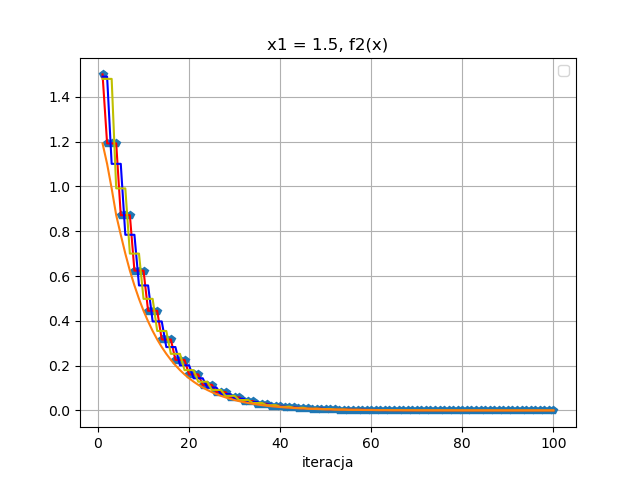

Here is the Python script that generated this plot:
import numpy as np		# importowanie przydatnych modulow
import matplotlib.pyplot as plt

fig = plt.figure()	# stworzenie domyslnego obiektu figure

file = "fun2_zad1.txt"	# wczytanie pliku z danymi
data = np.loadtxt(file)	# do tablicy data

it = data[:, 0]
x1 = data[:, 1]	
x2 = data[:, 2]
x3 = data[:, 3]
xm = data[:, 4] 

plt.plot(it, x1,'p', it, x1, 'r', it, x2,'b', it, x3, 'y', it, xm) # rysowanie wykresu
#plt.plot(t, np.cos(t), 'k-', lw=2, label='cos(t)') # wykres funkcji analitycznej

l1 = plt.legend()	# legenda
plt.grid()	# siatka pomocnicza

plt.xlabel('iteracja')	# tytuly osi i wykresu
plt.ylabel('')
plt.title('x1 = 1.5, f2(x)')

plt.savefig("wykres5.png")	# zapis wykresu do pliku
